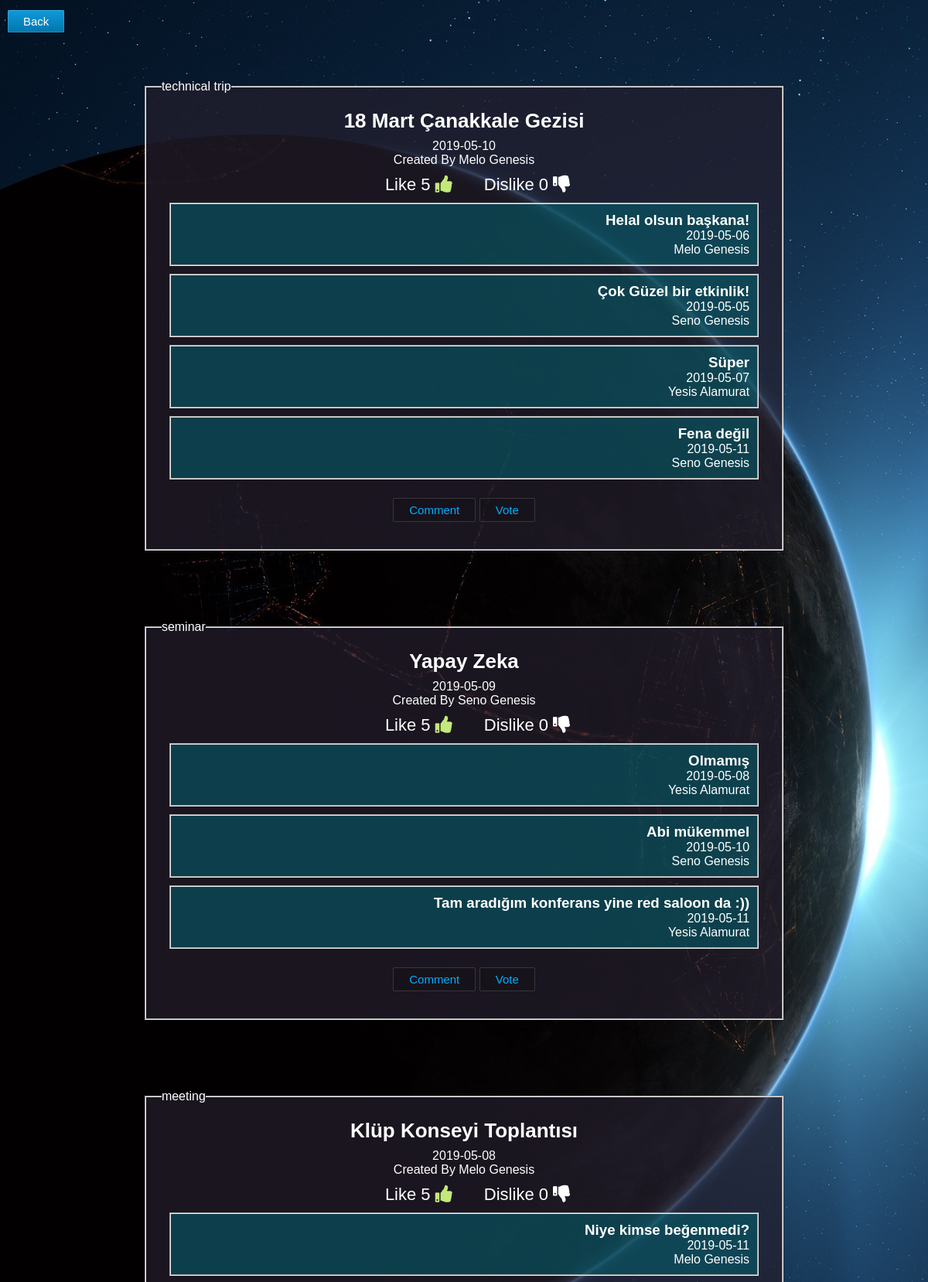
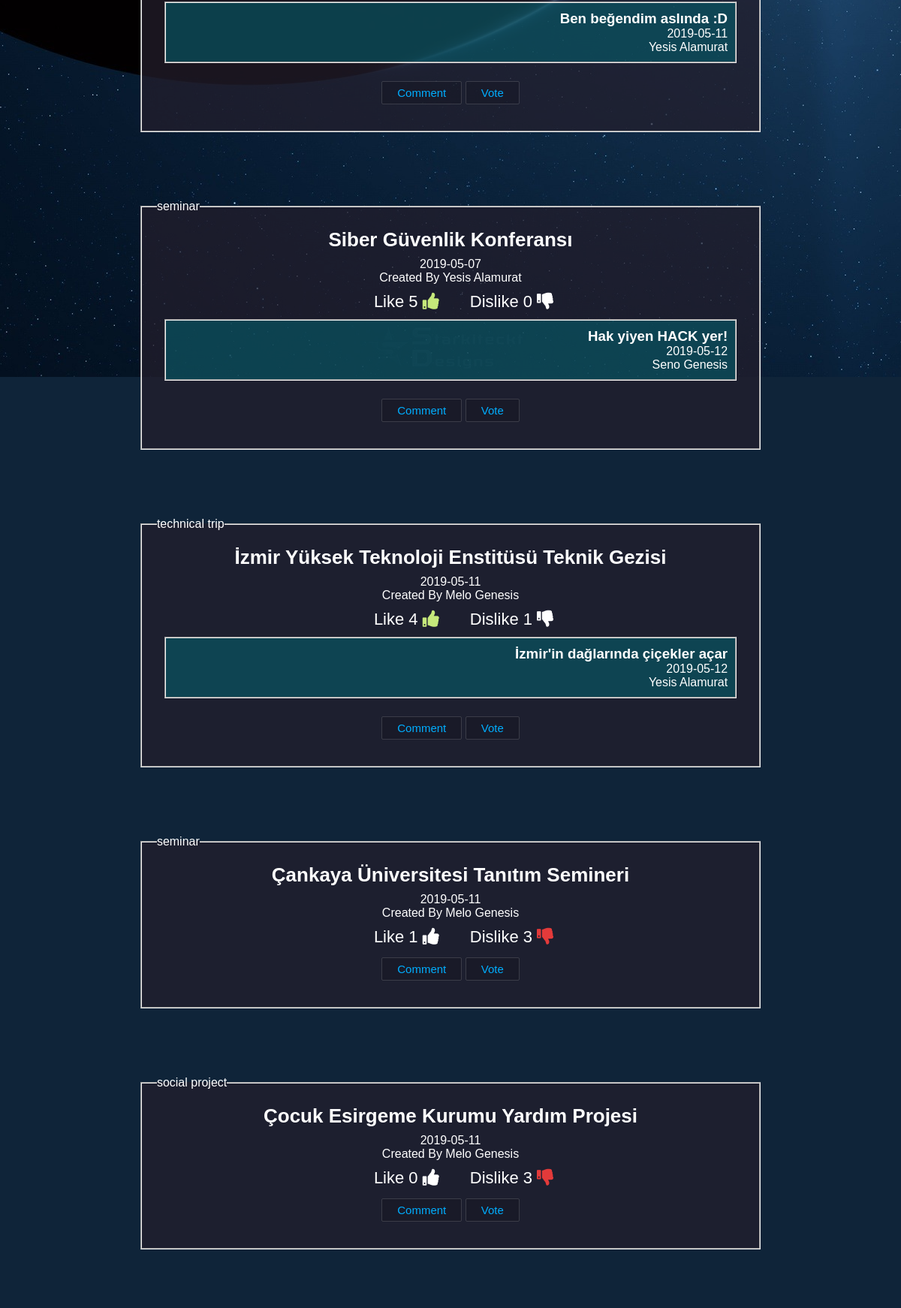
/listproposals.php (signed in, upper part), run on the app's committed database (2 pictures, top to bottom).
### tables this page shows
CREATE TABLE `proposal` (
  `id` int(11) NOT NULL AUTO_INCREMENT,
  `mem_id` int(11) NOT NULL,
  `type` varchar(255) DEFAULT NULL,
  `description` varchar(255) DEFAULT NULL,
  `likeCount` int(11) unsigned DEFAULT NULL,
  `dislikeCount` int(11) unsigned DEFAULT NULL,
  `createdAt` date DEFAULT NULL,
  `isActive` int(11) NOT NULL DEFAULT '1',
  PRIMARY KEY (`id`),
  KEY `proposal_ibfk_1` (`mem_id`),
  CONSTRAINT `proposal_ibfk_1` FOREIGN KEY (`mem_id`) REFERENCES `member` (`id`) ON DELETE CASCADE
);

CREATE TABLE `member` (
  `id` int(11) NOT NULL AUTO_INCREMENT,
  `fname` varchar(255) DEFAULT NULL,
  `lname` varchar(255) DEFAULT NULL,
  `email` varchar(255) DEFAULT NULL,
  `department` varchar(255) DEFAULT NULL,
  `username` varchar(255) DEFAULT NULL,
  `password` varchar(255) DEFAULT NULL,
  `birthdate` date DEFAULT NULL,
  PRIMARY KEY (`id`)
);

CREATE TABLE `voted_by` (
  `id` int(11) NOT NULL AUTO_INCREMENT,
  `prop_id` int(11) NOT NULL,
  `mem_by` int(11) NOT NULL,
  `liked` int(11) DEFAULT '0',
  `disliked` int(11) DEFAULT '0',
  PRIMARY KEY (`id`),
  KEY `prop_idx` (`prop_id`),
  KEY `mem_by_idx` (`mem_by`),
  CONSTRAINT `mem_by` FOREIGN KEY (`mem_by`) REFERENCES `member` (`id`) ON DELETE CASCADE ON UPDATE CASCADE,
  CONSTRAINT `prop` FOREIGN KEY (`prop_id`) REFERENCES `proposal` (`id`) ON DELETE CASCADE ON UPDATE CASCADE
);

CREATE TABLE `comments` (
  `id` int(11) NOT NULL AUTO_INCREMENT,
  `comment` varchar(200) DEFAULT NULL,
  `date` date DEFAULT NULL,
  `prop_id` int(11) NOT NULL,
  `mem_id` int(11) NOT NULL,
  PRIMARY KEY (`id`),
  KEY `mem_id_idx` (`mem_id`),
  KEY `prop_id_idx` (`prop_id`),
  CONSTRAINT `mem_id` FOREIGN KEY (`mem_id`) REFERENCES `member` (`id`) ON DELETE CASCADE ON UPDATE CASCADE,
  CONSTRAINT `prop_id` FOREIGN KEY (`prop_id`) REFERENCES `proposal` (`id`) ON DELETE CASCADE ON UPDATE CASCADE
);

### listproposals.php (the view, shortened to what this page needs)
<?php
    require 'db_connect.php';
?>
<html>
    <link rel="stylesheet" href="form.css" type="text/css">
    <link href="custom/css/all.css" rel="stylesheet">
    <body><br>
        <a class="btn btn-primary" href="welcome.php" style="margin: 10px;">Back</a>
        <div align="center" class="body-content moduleShow">
            <?php
                $query_all = $db->query("SELECT * FROM proposal");
                while($row = $query_all->fetch_assoc()) {
                    $id = $row["id"];
                    $owner = $row["mem_id"];
                    $type = $row["type"];
                    $description = $row["description"];
                    $likeCount = $row["likeCount"];
                    $dislikeCount = $row["dislikeCount"];
                    $createdAt = $row["createdAt"];
                    $isActive = $row['isActive'];
                    $query = "SELECT fname, lname FROM member WHERE id = \"" . $owner . "\" LIMIT 1";
                    $result = $db->query($query);
                    $row = $result->fetch_assoc();
                    ?>
                    <fieldset style="width: 75%;margin: 45px;padding: 20px;display: unset;background-color: #231e2bb8;">
                        <legend><?= $type ?></legend>
                        <div>
                            <?php
                                echo '<h2>';
                                echo $description;
                                echo '</h2>';
                                echo '<p>';
                                echo $createdAt;
                                echo '</p>';
                                echo '<p> Created By ';
                                echo $row["fname"]." ".$row["lname"] ;
                                echo '</p>';
                            ?>
                            <?php
                                $query = "SELECT liked, disliked FROM voted_by WHERE prop_id = \"" . $id . "\" AND mem_by = \"" . $_SESSION['id'] . "\" LIMIT 1";
                                $result = $db->query($query);
                                $row = $result->fetch_assoc();
                            ?>
                            <form method="post" action="listproposals.php" style="padding-top: 10px;">
                                <label class="container">Like<?= " ".$likeCount ?>
                                  <i class="<?=$row['liked']==1 ? 'liked fas fa-thumbs-up' : 'fas fa-thumbs-up'?>"></i>
                                </label>
                                <label class="container">Dislike<?= " ".$dislikeCount ?>
                                  <i class="<?=$row['disliked']==1 ? 'disliked fas fa-thumbs-down' : 'fas fa-thumbs-down'?>"></i>
                                </label>
                            </form>
                        </div>
                        <?php
                            $qc = $db->query("SELECT * FROM comments WHERE prop_id = '$id' ");
                            while($com = $qc->fetch_assoc()) {
                                $comm = $com["comment"];
                                $dateAt = $com["date"];
                                $mems = $com["mem_id"];
                                $query = "SELECT fname, lname FROM member WHERE id = \"" . $mems . "\" LIMIT 1";
                                $result = $db->query($query);
                                $row = $result->fetch_assoc();
                                $fullname = $row["fname"]." ".$row["lname"] ;
                                ?>
                                <fieldset style="text-align: right;padding: 10px;margin: 10px;background-color: #00647187;">
                                    <?php
                                        echo '<h3>';
                                        echo $comm;
                                        echo '</h3>';
                                        echo '<p>';
                                        echo $dateAt;
                                        echo '</p>';
                                        echo '<p>';
                                        echo $fullname;
                                        echo '</p>';
                                    ?>
                                </fieldset>
                                <?php
                            }
                        ?>
                        <div style="padding: 20px;">
                            <a class="btn btn-success" href="comment.php?id=<?php echo $id; ?>">Comment</a>
                            <?php if($isActive == 1) : ?>
                                <a class="btn btn-success" href="vote.php?id=<?php echo $id; ?>">Vote</a>
                            <?php else : ?>
                                <input type="button" value="Voting Closed" class="Disabled"/>
                            <?php endif; ?>
                        </div>
                    </fieldset>
                    <?php
                }
            ?>
        </div>
    </body>
</html>

### form.css (style rules this page uses)
.container { position: relative; padding-left: 35px; margin-bottom: 12px; cursor: pointer; font-size: 22px; -webkit-user-select: none; -moz-user-select: none; -ms-user-select: none; user-select: none; }
h2 { font-size: 26px; margin-bottom: 8px; }
* { margin:0; padding:0; }
body { color: #fff; background-color:#f0f0f0; font-family:helvetica; background:url('can.jpg') #0f2439 no-repeat center top; }
.body-content { position:relative; top:20px; height:700px; width: 1043px; margin-left:auto; margin-right:auto; background: transparent; }
.btn { text-decoration: none; text-overflow: ellipsis; white-space: nowrap; overflow: hidden; margin: 3px 0; padding: 6px 20px; font-size: 15px; line-height: 20px; height: 34px; background-color: rgba(0, 0, 0, 0.15); color: #00aeff; border: 1px solid rgba(255, 255, 255, 0.15); box-shadow: 0 0 rgba(0, 0, 0, 0); border-radius: 2px; -webkit-transition: background-color 0.2s, box-shadow 0.2s, background-color 0.2s, border-color 0.2s, color 0.2s; transition: background-color 0.2s, box-shadow 0.2s, background-color 0.2s, border-color 0.2s, color 0.2s; }
.btn-primary { background-color: #098cc8; color: #ffffff; border: 1px solid transparent; box-shadow: 0 0 rgba(0, 0, 0, 0); border-radius: 2px; -webkit-transition: background-color 0.2s, box-shadow 0.2s, background-color 0.2s, border-color 0.2s, color 0.2s; transition: background-color 0.2s, box-shadow 0.2s, background-color 0.2s, border-color 0.2s, color 0.2s; background-image: -webkit-linear-gradient(top, #0f9ada, #0076ad); background-image: linear-gradient(to bottom, #0f9ada, #0076ad); border: 0; box-shadow: 0 1px 1px rgba(0, 0, 0, 0.3), 0 0 0 1px rgba(255, 255, 255, 0.15) inset; }

### custom/css/all.css (style rules this page uses)
.fa, .fas, .far, .fal, .fab { -moz-osx-font-smoothing: grayscale; -webkit-font-smoothing: antialiased; display: inline-block; font-style: normal; font-variant: normal; text-rendering: auto; line-height: 1; }
.fa-thumbs-down:before { content: "\f165"; }
.fa-thumbs-up:before { content: "\f164"; }
.fa, .fas { font-family: 'Font Awesome 5 Free'; font-weight: 900; }

### listproposals.php (style rules this page uses)
.container { position: relative; padding-left: 35px; margin-bottom: 12px; cursor: pointer; font-size: 22px; -webkit-user-select: none; -moz-user-select: none; -ms-user-select: none; user-select: none; }
.liked { color: #c5e87b; }
.disliked { color: #e33a3a; }

### data on the page
proposal: type "technical trip", description "18 Mart Çanakkale Gezisi", createdAt "2019-05-10", mem.fname "Melo", mem.lname "Genesis", likeCount "5", dislikeCount "0"
comments: comment "Helal olsun başkana!", date "2019-05-06", mem.lname "Melo Genesis"
comments: comment "Çok Güzel bir etkinlik!", date "2019-05-05", mem.lname "Seno Genesis"
comments: comment "Süper", date "2019-05-07", mem.lname "Yesis Alamurat"
comments: comment "Fena değil", date "2019-05-11", mem.lname "Seno Genesis"
proposal: type "seminar", description "Yapay Zeka", createdAt "2019-05-09", mem.fname "Seno", mem.lname "Genesis", likeCount "5", dislikeCount "0"
comments: comment "Olmamış", date "2019-05-08", mem.lname "Yesis Alamurat"
comments: comment "Abi mükemmel", date "2019-05-10", mem.lname "Seno Genesis"
comments: comment "Tam aradığım konferans yine red saloon da :))", date "2019-05-11", mem.lname "Yesis Alamurat"
proposal: type "meeting", description "Klüp Konseyi Toplantısı", createdAt "2019-05-08", mem.fname "Melo", mem.lname "Genesis", likeCount "5", dislikeCount "0"
comments: comment "Niye kimse beğenmedi?", date "2019-05-11", mem.lname "Melo Genesis"
comments: comment "Ben beğendim aslında :D", date "2019-05-11", mem.lname "Yesis Alamurat"
proposal: type "seminar", description "Siber Güvenlik Konferansı", createdAt "2019-05-07", mem.fname "Yesis", mem.lname "Alamurat", likeCount "5", dislikeCount "0"
comments: comment "Hak yiyen HACK yer!", date "2019-05-12", mem.lname "Seno Genesis"
proposal: type "technical trip", description "İzmir Yüksek Teknoloji Enstitüsü Teknik Gezisi", createdAt "2019-05-11", mem.fname "Melo", mem.lname "Genesis", likeCount "4", dislikeCount "1"
comments: comment "İzmir'in dağlarında çiçekler açar", date "2019-05-12", mem.lname "Yesis Alamurat"
proposal: type "seminar", description "Çankaya Üniversitesi Tanıtım Semineri", createdAt "2019-05-11", mem.fname "Melo", mem.lname "Genesis", likeCount "1", dislikeCount "3"
proposal: type "social project", description "Çocuk Esirgeme Kurumu Yardım Projesi", createdAt "2019-05-11", mem.fname "Melo", mem.lname "Genesis", likeCount "0", dislikeCount "3"
